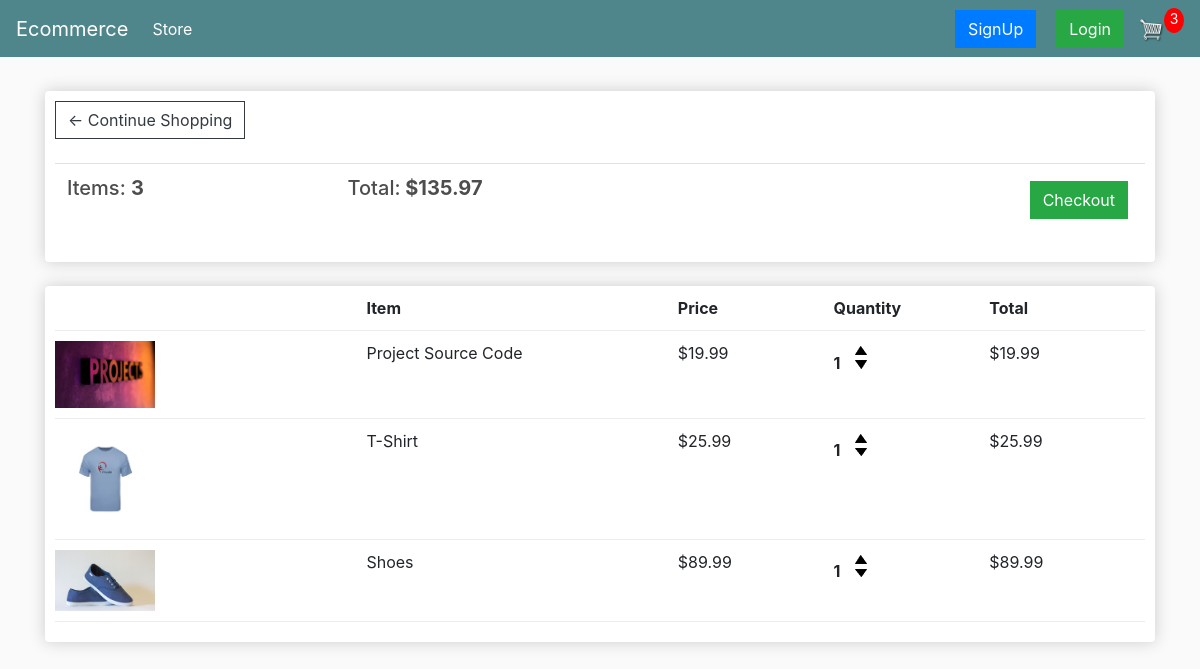
The app's page /cart/ (signed in) with its own data.
### store/models.py (models this page shows, shortened)
class Order(models.Model):
    customer = models.ForeignKey(
        Customer, on_delete=models.SET_NULL, null=True, blank=True)
    date_ordered = models.DateTimeField(auto_now_add=True)
    complete = models.BooleanField(default=False)
    transaction_id = models.CharField(max_length=100, null=True)
    @property
    def get_cart_total(self):
        orderitems = self.orderitem_set.all()
        return sum(item.get_total for item in orderitems)
    @property
    def get_cart_items(self):
        orderitems = self.orderitem_set.all()
        return sum(item.quantity for item in orderitems)

class OrderItem(models.Model):
    product = models.ForeignKey(Product, on_delete=models.SET_NULL, null=True)
    order = models.ForeignKey(Order, on_delete=models.SET_NULL, null=True)
    quantity = models.IntegerField(default=0, null=True, blank=True)
    date_added = models.DateTimeField(auto_now_add=True)
    @property
    def get_total(self):
        return self.product.price * self.quantity

class Product(models.Model):
    name = models.CharField(max_length=200)
    price = models.DecimalField(max_digits=7,decimal_places=2)
    digital = models.BooleanField(default=False, null=True, blank=True)
    image = models.ImageField(null=True, blank=True)
    @property
    def imageURL(self):
        try:
            url = self.image.url
        except Exception:
            url = ''
        return url

### store/views.py (the view)
# urls.py: path('cart/', views.cart, name='cart'),
def cart(request):
    data = cartData(request)
    cartItems = data['cartItems']
    order = data['order']
    items = data['items']
    context = {'items': items, 'order': order, 'cartItems': cartItems}
    return render(request, 'store/cart.html', context)

### store/utils.py (called while the page is built)
def cartData(request):
    if request.user.is_authenticated:
        customer = request.user.customer
        order, created = Order.objects.get_or_create(
            customer=customer, complete=False)
        items = order.orderitem_set.all()
        cartItems = order.get_cart_items
    else:
        cookieData = cookieCart(request)
        cartItems = cookieData['cartItems']
        order = cookieData['order']
        items = cookieData['items']
    return {'cartItems': cartItems, 'order':order, 'items':items}

### store/templates/store/cart.html (shortened to what this page needs)
{% extends 'store/main.html' %}
{% load static %}
{% block content %}
<head>
</head>
<div class="row">
    <div class="col-lg-12">
        <div class="box-element">
            <a class="btn btn-outline-dark" href="{% url 'store' %}">&#x2190; Continue Shopping</a>
            <br>
            <br>
            <table class="table">
                <tr>
                    <th>
                        <h5>Items: <strong>{{order.get_cart_items}}</strong></h5>
                    </th>
                    <th>
                        <h5>Total:<strong> ${{order.get_cart_total|floatformat:2}}</strong></h5>
                    </th>
                    <th>
                        <a style="float:right; margin:5px;" class="btn btn-success"
                            href="{% url 'checkout' %}">Checkout</a>
                    </th>
                </tr>
            </table>
        </div>
        <br>
        <div class="box-element">
            <div class="cart-row">
                <div style="flex:2"></div>
                <div style="flex:2"><strong>Item</strong></div>
                <div style="flex:1"><strong>Price</strong></div>
                <div style="flex:1"><strong>Quantity</strong></div>
                <div style="flex:1"><strong>Total</strong></div>
            </div>
            {% for item in items %}
            <div class="cart-row">
                <div style="flex:2"><img class="row-image" src="{{item.product.imageURL}}"></div>
                <div style="flex:2">
                    <p>{{item.product.name}}</p>
                </div>
                <div style="flex:1">
                    <p>${{item.product.price|floatformat:2}}</p>
                </div>
                <div style="flex:1">
                    <p class="quantity">{{item.quantity}}</p>
                    <div class="quantity">
                        <img data-product="{{item.product.id}}" data-action="add" class="chg-quantity update-cart"
                            src="{% static  'images/arrow-up.png' %}">
                        <img data-product="{{item.product.id}}" data-action="remove" class="chg-quantity update-cart"
                            src="{% static  'images/arrow-down.png' %}">
                    </div>
                </div>
                <div style="flex:1">
                    <p>${{item.get_total|floatformat:2}}</p>
                </div>
            </div>
            {% endfor %}
        </div>
    </div>
    {% endblock content %}

### static/css/main.css (style rules this page uses)
body { background-color: hsl(0, 0%, 98%); }
h1, h2, h3, h4, h5, h6 { color: hsl(0, 0%, 30%); }
.box-element { box-shadow: hsl(0, 0%, 80%) 0 0 16px; background-color: #fff; border-radius: 4px; padding: 10px; }
.col-lg-4, .col-lg-6, .col-lg-8, .col-lg-12 { margin-top: 10px; }
.btn { border-radius: 0; }
.row-image { width: 100px; }
.cart-row { display: flex; align-items: flex-stretch; padding-bottom: 10px; margin-bottom: 10px; border-bottom: 1px solid #ececec; }
.quantity { display: inline-block; font-weight: 700; padding-right: 10px; }
.chg-quantity { width: 12px; cursor: pointer; display: block; margin-top: 5px; transition: 0.1s; }

### records on screen
Order: get_cart_items "3", get_cart_total "135.97"
OrderItem: product.imageURL (picture), product.name "Project Source Code", product.price "19.99", quantity "1", get_total "19.99"
OrderItem: product.imageURL (picture), product.name "T-Shirt", product.price "25.99", quantity "1", get_total "25.99"
OrderItem: product.imageURL (picture), product.name "Shoes", product.price "89.99", quantity "1", get_total "89.99"

### other values on screen
{{ cartItems }} "3"
